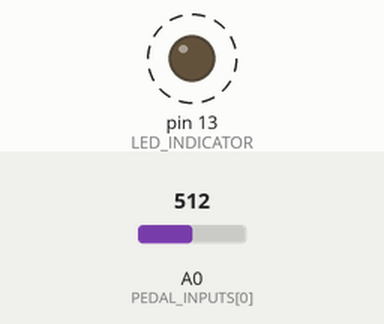
Simulated run of this sketch. Board: Arduino Leonardo, built with avr-gcc and run on an emulated ATmega32U4. Parts: output pins drawn as LEDs (lit = HIGH). Dashed ring = blinking. The test bench sets the inputs (shaded band); at power-on: A0 (PEDAL_INPUTS[0]) = 512. USB keyboard and mouse output is not drawn.

Above: at 0.5 s.
Timing chart, 0 to 4.6 s (numbered marks = the images above):
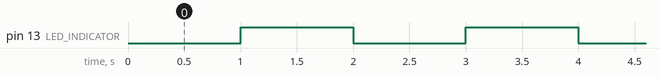

The sketch:

pedals.ino
```cpp
// (licence header left out)
#define FLOAT_TYPE float

// ---- CONFIG ---- //

// Pins

const int PEDAL_INPUTS[] = { A0, A1, A2 };

const int LED_INDICATOR = LED_BUILTIN; // Built-in LED (13)

// Testing Options (Disable for actual use, 0: disabled, 1: enabled)

#define PRINT_FINAL_INPUT 0
#define PRINT_SENSOR_VALUES 0
#define PRINT_SENSOR_VALUES_START_AND_STOP 0

// Settings

const int PEDALS_COUNT = 1;

// Minimum accepted travel distance for calibration.
const int PEDAL_INPUTS_MINIMUM_DISTANCE = 50;
// Minimum duration to wait for calibration.
const int CALIBRATION_MINIMUM_DURATION_IN_SECONDS = 10;

// Enable PRINT_SENSOR_VALUES and read the sensor values in different pedal positions (through serial monitoring)
// to set the deadzones properly.
const int PEDALS_INNER_DEADZONE = 5;
const int PEDALS_OUTER_DEADZONE = 20;

// In case more specific deadzone settings are needed, change these for each individual pedal:
const int PEDAL_INNER_DEADZONES[] = { PEDALS_INNER_DEADZONE, PEDALS_INNER_DEADZONE, PEDALS_INNER_DEADZONE };
const int PEDAL_OUTER_DEADZONES[] = { PEDALS_OUTER_DEADZONE, PEDALS_OUTER_DEADZONE, PEDALS_OUTER_DEADZONE };

// Curve for each pedal. Examples:
// Linear: return x;
// Power of 2: return x * x;
// Power of 3: return x * x * x;
// Power of 4: x2 = x * x; return x2 * x2;
// Reversed Power of 2: x2 = 1 - x; return 1 - (x2 * x2);
// Reversed Power of 3: x2 = 1 - x; return 1 - (x2 * x2 * x2);
// Reversed Power of 4: x2 = 1 - x; x2 = x2 * x2; return 1 - (x2 * x2);
FLOAT_TYPE INTERPOLATE(const int& index, const FLOAT_TYPE& x)
{
    FLOAT_TYPE x2;
    switch (index)
    {
        case 0: return x; // pedal 0: x (linear)
        case 1: x2 = x * x; return x2 * x2; // pedal 1: x^4 (suitable for brake pedal with a progressive spring)
        case 2: return x; // pedal 2: x (linear)
        default: return x;
    }
}

// Interface

#include "Joystick.h"

//Joystick_ Joystick(); // Simple form
Joystick_ Joystick(
    JOYSTICK_DEFAULT_REPORT_ID, JOYSTICK_TYPE_JOYSTICK,
    0, 0, // buttonCount, hatSwitchCount
    true, true, true, // X, Y, Z (Used for pedals 0, 1, and 2)
    false, false, false, // Rx, Ry, Rz
    false,  // Rudder
    false, // Throttle
    false,  // Accelerator
    false,  // Brake
    false // Steering
);

const int16_t MAX_JOYSTICK_VALUE = 1000;

void INIT()
{
    Joystick.begin(false);
    Joystick.setXAxisRange(0, MAX_JOYSTICK_VALUE);
    Joystick.setYAxisRange(0, MAX_JOYSTICK_VALUE);
    Joystick.setZAxisRange(0, MAX_JOYSTICK_VALUE);
}

void SET(const int& index, const FLOAT_TYPE& x)
{
    switch (index)
    {
        case 0:
            Joystick.setXAxis((int16_t)(MAX_JOYSTICK_VALUE * x));
            break;
        case 1:
            Joystick.setYAxis((int16_t)(MAX_JOYSTICK_VALUE * x));
            break;
        case 2:
            Joystick.setZAxis((int16_t)(MAX_JOYSTICK_VALUE * x));
            break;
    }
#if PRINT_FINAL_INPUT
    Serial.print("Pedal No. ");
    Serial.print(index);
    Serial.print(": ");
    Serial.println(x);
#endif
}

void UPDATE()
{
    Joystick.sendState();
}

// ---- LOGIC ---- //

// 65535 - (seconds * 16000000 / prescaler)
// 1 sec with prescaler=1024: 65535 - (1 * 16000000 / 1024) = 49910
const int timer_preload = 49910;

int * initial_values;
int * actual_start_values;
int * actual_stop_values;
int * start_values;
int * stop_values;
int * current_values;
int calibrate_mode_timer = CALIBRATION_MINIMUM_DURATION_IN_SECONDS;

void setup()
{
    Serial.begin(9600);

    pinMode(LED_INDICATOR, OUTPUT);
    digitalWrite(LED_INDICATOR, LOW);

    initial_values = new int[PEDALS_COUNT];
    actual_start_values = new int[PEDALS_COUNT];
    actual_stop_values = new int[PEDALS_COUNT];
    start_values = new int[PEDALS_COUNT];
    stop_values = new int[PEDALS_COUNT];
    current_values = new int[PEDALS_COUNT];
    for (int i = 0; i < PEDALS_COUNT; i++)
    {
        initial_values[i] = analogRead(PEDAL_INPUTS[i]);
        actual_start_values[i] = initial_values[i];
        actual_stop_values[i] = initial_values[i];
        start_values[i] = initial_values[i];
        stop_values[i] = initial_values[i];
    }

    // timer setup
    noInterrupts();
    TCCR1A = 0;
    TCCR1B = 0;
    TCNT1 = timer_preload;
    TCCR1B |= (1 << CS10)|(1 << CS12);
    TIMSK1 |= (1 << TOIE1);
    interrupts();

    INIT();
    for (int i = 0; i < PEDALS_COUNT; i++)
        SET(i, 0);
    UPDATE();
}

ISR(TIMER1_OVF_vect)
{
    TCNT1 = timer_preload;
    if (calibrate_mode_timer != 0)
    {
        calibrate_mode_timer--;
        digitalWrite(LED_INDICATOR, digitalRead(LED_INDICATOR) ^ 1);
    }
    else
    {
        digitalWrite(LED_INDICATOR, 0);
    }
}

int distance(const int& a, const int& b)
{
    int d = b - a;
    if (d < 0)
        return -d;
    return d;
}

FLOAT_TYPE normalize(const FLOAT_TYPE& x)
{
    if (x < 0)
        return 0;
    if (x > 1)
        return 1;
    return x;
}

void loop()
{
    for (int i = 0; i < PEDALS_COUNT; i++)
    {
        current_values[i] = analogRead(PEDAL_INPUTS[i]);

        if (calibrate_mode_timer != 0)
        {
            int d1 = distance(current_values[i], actual_start_values[i]);
            int d2 = distance(current_values[i], actual_stop_values[i]);
            int d = distance(actual_start_values[i], actual_stop_values[i]);
            if (d1 > d || d2 > d) // out of range => calibrate
            {
                if (d2 <= d1)
                    actual_stop_values[i] = current_values[i];
                else
                    actual_start_values[i] = current_values[i];
                calibrate_mode_timer = CALIBRATION_MINIMUM_DURATION_IN_SECONDS;
            }
            d1 = distance(initial_values[i], actual_start_values[i]);
            d2 = distance(initial_values[i], actual_stop_values[i]);
            if (d2 < d1) // stop closer to initial than start => swap
            {
                int temp = actual_start_values[i];
                actual_start_values[i] = actual_stop_values[i];
                actual_stop_values[i] = temp;
            }
            d = distance(actual_start_values[i], actual_stop_values[i]);
            if (d < PEDAL_INPUTS_MINIMUM_DISTANCE)
                calibrate_mode_timer = CALIBRATION_MINIMUM_DURATION_IN_SECONDS;
            if (d > PEDAL_INNER_DEADZONES[i] + PEDAL_OUTER_DEADZONES[i])
            {
                if (actual_stop_values[i] > actual_start_values[i])
                {
                    start_values[i] = actual_start_values[i] + PEDAL_INNER_DEADZONES[i];
                    stop_values[i] = actual_stop_values[i] - PEDAL_OUTER_DEADZONES[i];
                }
                else
                {
                    start_values[i] = actual_start_values[i] - PEDAL_INNER_DEADZONES[i];
                    stop_values[i] = actual_stop_values[i] + PEDAL_OUTER_DEADZONES[i];
                }
            }
            else
            {
                start_values[i] = actual_start_values[i];
                stop_values[i] = actual_stop_values[i];
            }
            if (d == 0)
                continue;
        }

#if PRINT_SENSOR_VALUES
        Serial.print("Pedal No. ");
        Serial.print(i);
        Serial.print(": ");
        Serial.println(current_values[i]);
  #if PRINT_SENSOR_VALUES_START_AND_STOP
        Serial.print("             Start:");
        Serial.println(start_values[i]);
        Serial.print("             Stop:");
        Serial.println(stop_values[i]);
  #endif
#endif
        FLOAT_TYPE x = (FLOAT_TYPE)(current_values[i] - start_values[i])
                       / (FLOAT_TYPE)(stop_values[i] - start_values[i]);
        x = normalize(x);
        x = INTERPOLATE(i, x);
        SET(i, x);
    }
    UPDATE();
}
```

Measured:
- by itself, pin 13 (LED_INDICATOR): alternates HIGH for 1.0 s and LOW for 1.0 s
